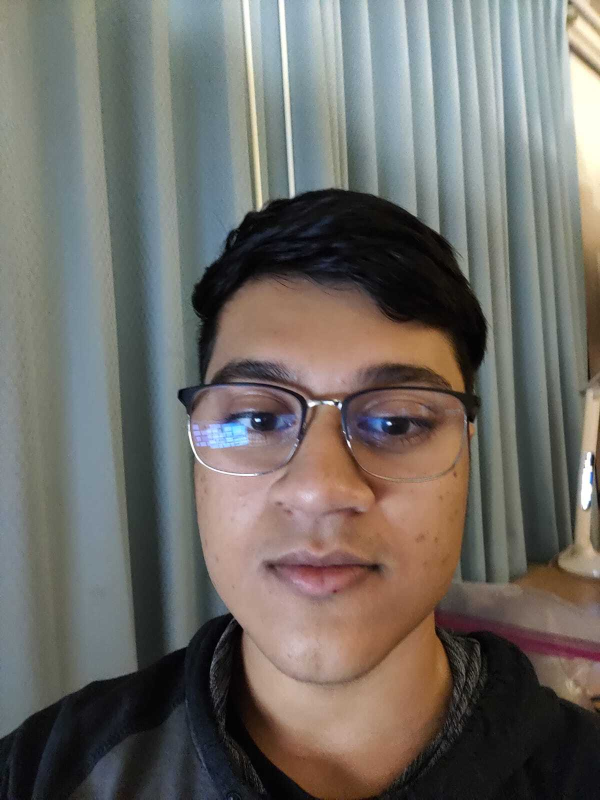
#> input picture Photos/kush.jpeg, 1200 x 1599 px (shown at 1/2 size)
$ python mask.py
#> lines starting #> are read from the running program, lines starting #| are printed output that depends on the picture; after the words box and inside, x2 and y2 are one past the last pixel; in counts of white or black regions, pixels touching at a corner belong together
import cv2 as cv
import numpy as np

img = cv.imread('Photos/kush.jpeg')
#> img is the input picture: shape (1599, 1200, 3); mean B, G, R 102.7, 108, 111.4
img2 = cv.imread('Photos/sri.jpg')
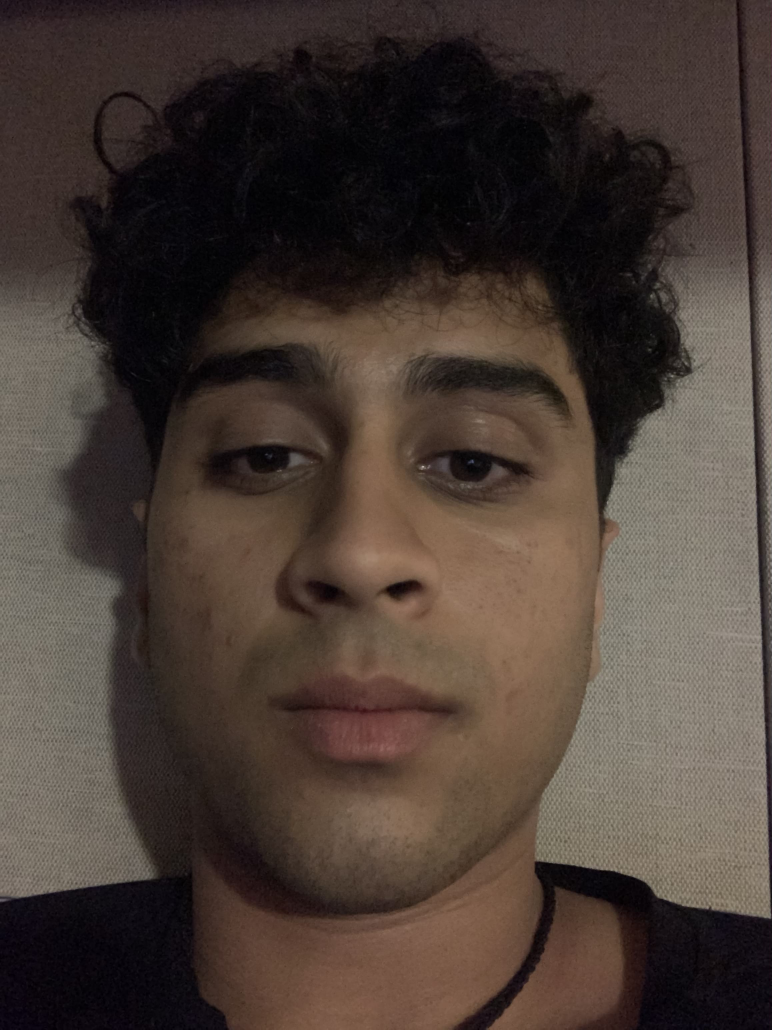
#> input picture Photos/sri.jpg, 2316 x 3088 px (shown at 1/3 size)
#> img2 is the input picture: shape (3088, 2316, 3); mean B, G, R 53.6, 60.6, 73.1
resized = cv.resize(img, (500, 600))
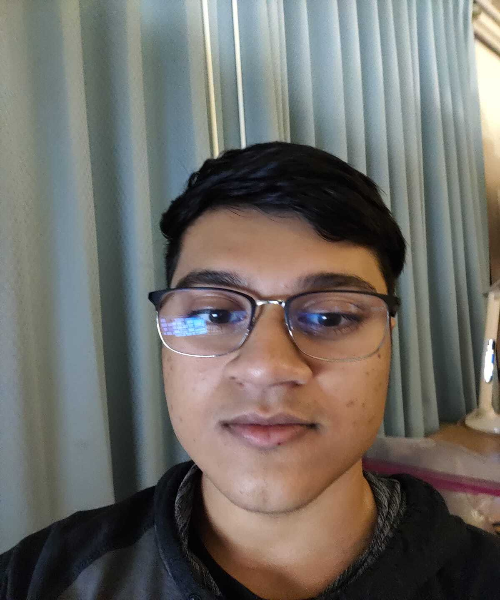
#> resized: shape (600, 500, 3); mean B, G, R 102.5, 107.8, 111.3
resized2 = cv.resize(img2, (500,600))
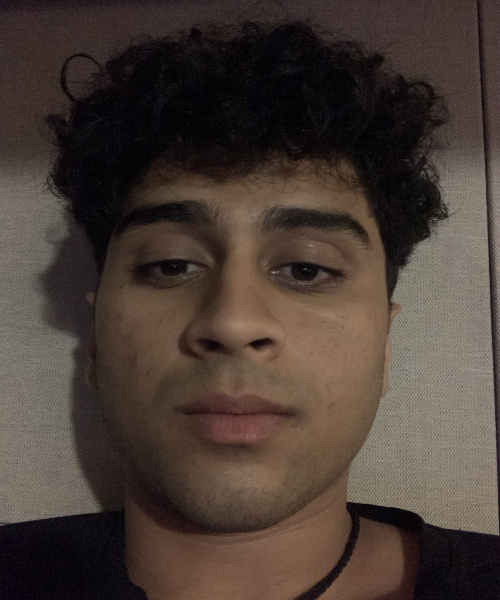
#> resized2: shape (600, 500, 3); mean B, G, R 53.5, 60.5, 73

blank = np.zeros(img.shape[:2], dtype='uint8')
# cv.imshow('Blank', blank)

mask = cv.circle(blank, (img.shape[1]//2,img.shape[0]//2), 200, 255, -1)
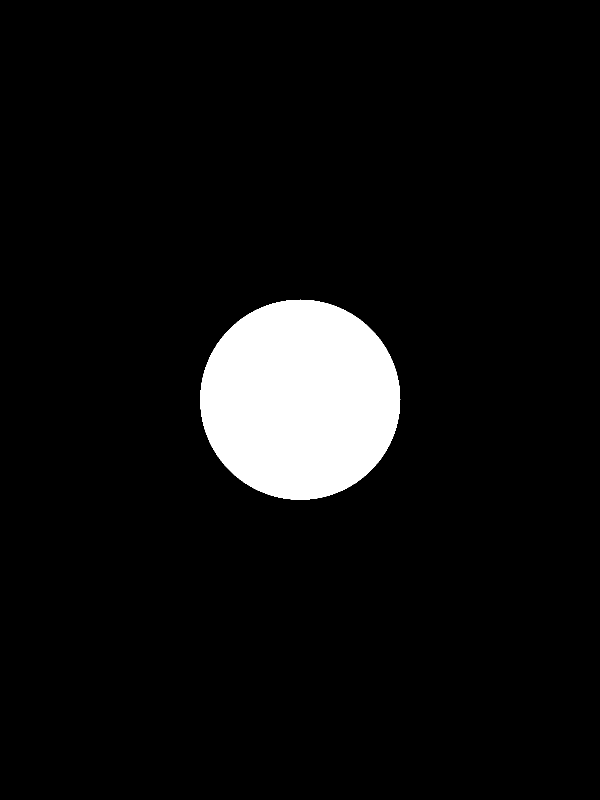
#> blank: shape (1599, 1200) (shown at 1/2 size); 6.5% white; 1 white region, box (x1, y1, x2, y2) and area: (400, 599, 801, 1000) 125629
# cv.imshow('Mask',mask)

masked_image = cv.bitwise_and(img, img, mask = mask)
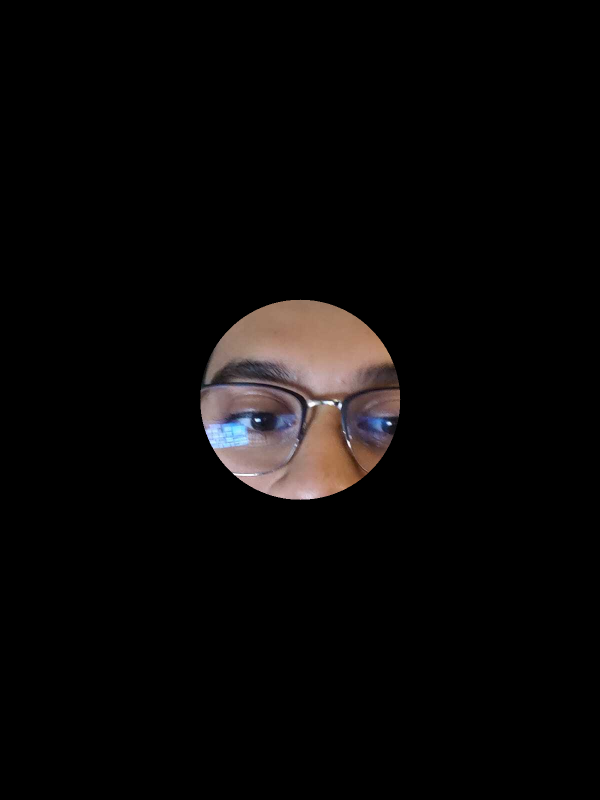
#> masked_image: shape (1599, 1200, 3) (shown at 1/2 size); mean B, G, R 7.2, 7.5, 9.2
# [15 lines of commented-out code are left out]

cv.waitKey(0)
